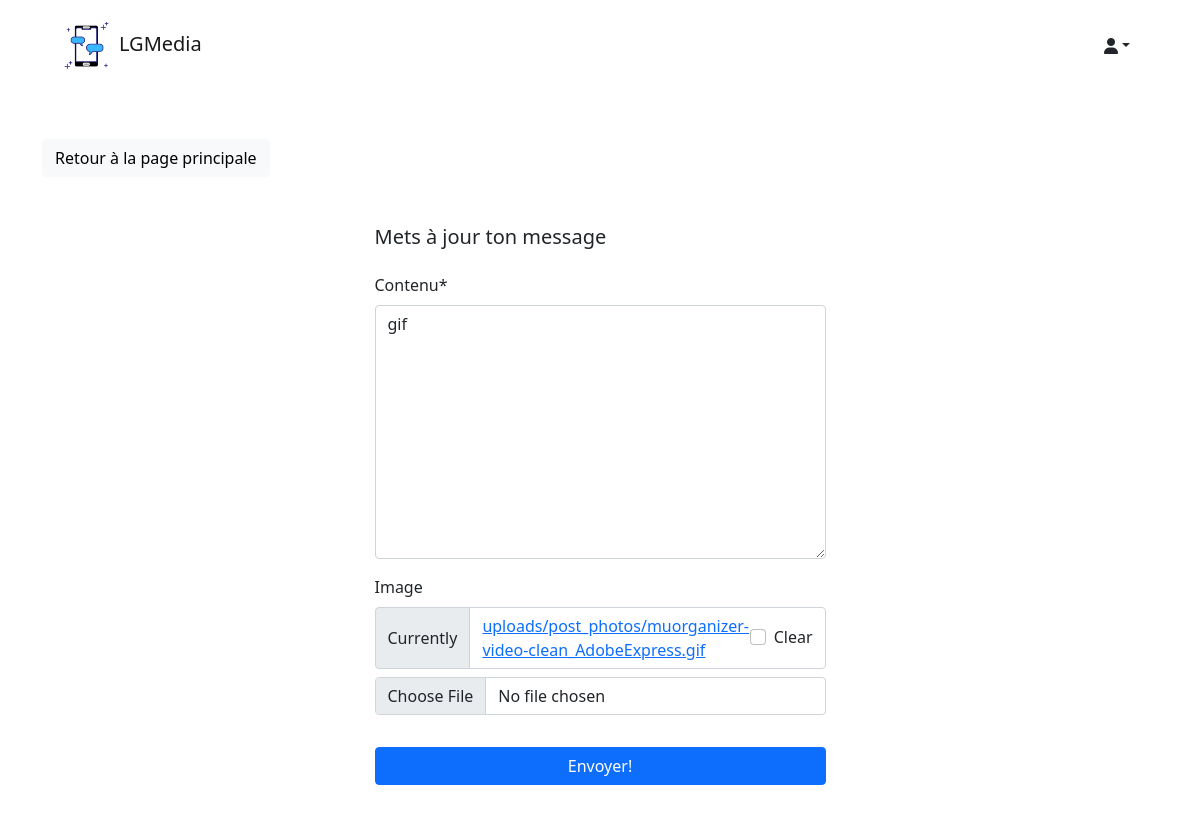
Before: /social/post/edit/14/ (signed in) with the older database file.
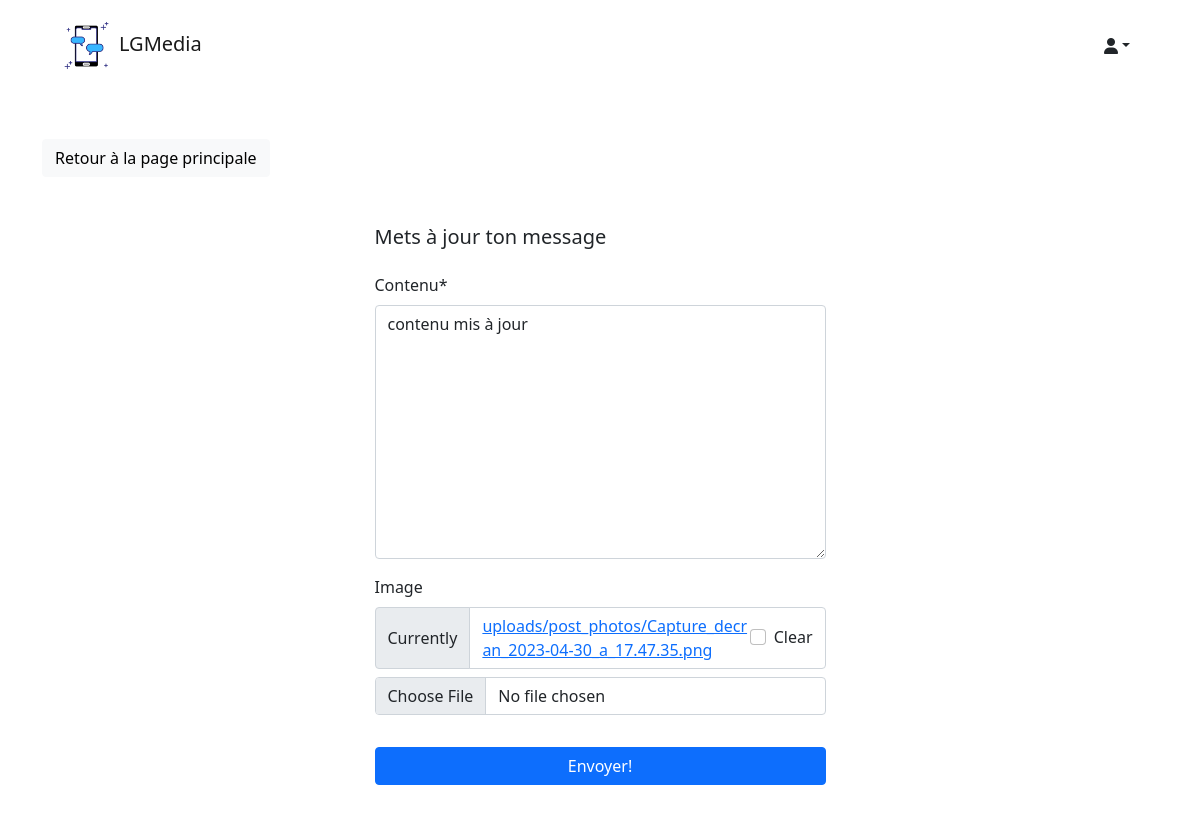
After: the same page with the newer database file.
### social/models.py (models this page shows)
class Post(models.Model):
    idPost = models.AutoField(primary_key=True)
    contenu = models.TextField()
    image = models.ImageField(upload_to='uploads/post_photos', blank=True, null=True)
    sendingTime = models.DateTimeField(default=timezone.now)
    auteur = models.ForeignKey(User, on_delete=models.CASCADE)
    likes = models.ManyToManyField(User, blank=True, related_name='likes')
    dislikes = models.ManyToManyField(User, blank=True, related_name='dislikes')

### social/views.py (the view, shortened to what this page needs)
# urls.py: path('post/edit/<int:pk>/', PostEditView.as_view(), name='post-edit'),
class PostEditView(LoginRequiredMixin, UserPassesTestMixin, UpdateView):
    model = Post # On défini le modèle de l'objet modifié
    fields = ['contenu', 'image'] # On défini l'attribut du modèle de l'objet modifié
    template_name = 'social/post_edit.html'
    def test_func(self): # Vérifie si l'utilisateur est autorisé à effectuer l'action à l'aide de la méthode test_func
        post = self.get_object() # récupère le post
        return self.request.user == post.auteur # vérifie si l'auteur est bien l'utilisateur

### social/templates/social/post_edit.html (shortened to what this page needs)
{% extends 'landing/base.html' %}
{% load crispy_forms_tags %}
{% block content %}
<div class="container">
    <div class="row mt-5">
        <div class="col-md-3 col-sm-6">
            <a href="{% url 'post-detail' object.pk %}" class="btn btn-light">Retour à la page principale</a>
        </div>
    </div>
    <div class="row justify-content-center mt-5">
        <div class="col-md-5 col-sm-12">
            <h5>Mets à jour ton message</h5>
        </div>
    </div>
    <div class="row justify-content-center mt-3 mb-5">
        <div class="col-md-5 col-sm-12">
            <form method="POST" enctype="multipart/form-data">
                {{ form | crispy }}
                <div class="d-grid gap-2">
                    <button class="btn btn-primary mt-3">Envoyer!</button>
                </div>
            </form>
        </div>
    </div>
</div>
{% endblock content %}

Changed rows visible on the page:
changed Post: contenu "gif" → "contenu mis à jour"
Other visible differences:
text no longer shown: "Contenu * Image Currently uploads/post_photos/muorganizer-video-clean_AdobeExpress.gif Clear"
text now shown: "Contenu * Image Currently uploads/post_photos/Capture_decran_2023-04-30_a_17.47.35.png Clear"
